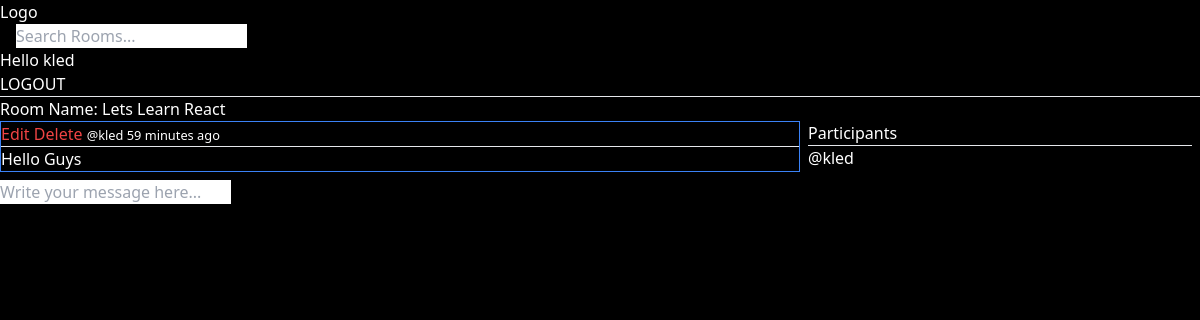
/room/6/ (signed in), run on the app's committed database.
### base/models.py (models this page shows, shortened)
class Room(models.Model):
    host = models.ForeignKey(User, on_delete=models.SET_NULL, null=True)
    topic = models.ForeignKey(Topic, on_delete=models.SET_NULL, null=True)
    name = models.CharField(max_length=200)
    description = models.TextField(null=True, blank=True)
    participants = models.ManyToManyField(User, related_name='participants', blank=True)
    updated = models.DateTimeField(auto_now=True)
    created = models.DateTimeField(auto_now_add=True)
    class Meta:
        ordering = ['-updated', '-created']
    def __str__(self):
        return self.name

class Message(models.Model):
    user = models.ForeignKey(User, on_delete=models.CASCADE)
    room = models.ForeignKey(Room, on_delete=models.CASCADE)
    body = models.TextField()
    updated = models.DateTimeField(auto_now=True)
    created = models.DateTimeField(auto_now_add=True)
    class Meta:
        ordering = ['-updated', '-created']

### base/views.py (the view, shortened to what this page needs)
# urls.py: path('room/<str:pk>/', views.room, name='room'),
def room(request, pk):
    room = Room.objects.get(id=pk)
    room_messages = room.message_set.all().order_by('-created')
    participants = room.participants.all()
    context = {'information': room, 'room_messages': room_messages, 'participants': participants}
    return render(request, 'base/room.html', context)

### base/templates/base/room.html (shortened to what this page needs)
{% extends 'main.html'%} {% block content %} {% if information%}
<h1>Room Name: {{information}}</h1>
{{information.description}} {% else %}
<h1>Room</h1>
{% endif %}
<div class="grid grid-cols-3">
  <div class="col-span-2">
    {% for room_message in room_messages %}
    <div class="border border-blue-500 mb-2">
      {% if request.user == room_message.user %}
      <a href="{% url 'update-message' room_message.id %}" class="text-red-500"
        >Edit</a
      >
      <a href="{% url 'delete-message' room_message.id %}" class="text-red-500"
        >Delete</a
      >
      {% endif %}
      <small
        >@{{room_message.user}} {{room_message.created|timesince}} ago</small
      >
      <hr />
      <p>{{room_message.body}}</p>
    </div>
    {% endfor %} {% if request.user.is_authenticated %}
    <div>
      <form action="" method="post">
        <input
          type="text"
          name="body"
          placeholder="Write your message here..."
          class="text-black"
        />
      </form>
    </div>
    {% endif %}
  </div>
  <div class="px-2">
    <h3>Participants</h3>
    <hr />
    {% for user in participants %}
    <p>@{{user.username}}</p>
    {%endfor%}
  </div>
</div>
{% endblock %}

### templates/navbar.html
<a href="/">
  <h1>Logo</h1>
</a>
<form action="" method="GET" action="{% url 'home' %}" class="text-black mx-4">
  <input type="text" name="q" id="q" placeholder="Search Rooms..." />
</form>
{% if request.user.is_authenticated %}
<p>Hello {{request.user}}</p>
<a href="{% url 'logout' %}">LOGOUT</a>
{% else %}
<a href="{% url 'login' %}">LOGIN</a>
{% endif %}
<hr />

### data on the page
Room: name "Lets Learn React"
Message: shows "Edit", user "kled", created "59 minutes", body "Hello Guys"

### other printed values
{{ request.user }} "kled"
{{ user.username }} "kled"
